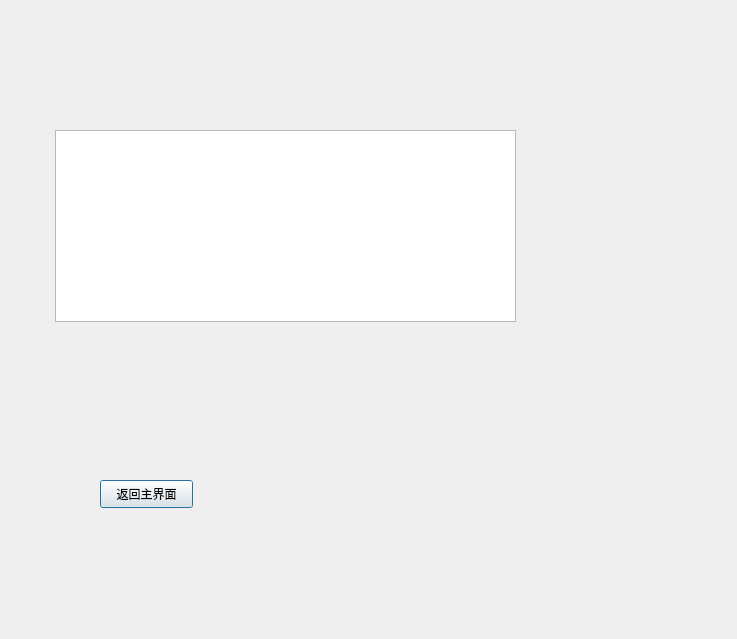
<?xml version="1.0" encoding="UTF-8"?>
<ui version="4.0">
 <class>DeleteEmail</class>
 <widget class="QDialog" name="DeleteEmail">
  <property name="geometry">
   <rect>
    <x>0</x>
    <y>0</y>
    <width>737</width>
    <height>639</height>
   </rect>
  </property>
  <property name="windowTitle">
   <string>Dialog</string>
  </property>
  <widget class="QTableView" name="tableView">
   <property name="geometry">
    <rect>
     <x>55</x>
     <y>130</y>
     <width>461</width>
     <height>192</height>
    </rect>
   </property>
  </widget>
  <widget class="QPushButton" name="buttonReturn">
   <property name="geometry">
    <rect>
     <x>100</x>
     <y>480</y>
     <width>93</width>
     <height>28</height>
    </rect>
   </property>
   <property name="text">
    <string>返回主界面</string>
   </property>
  </widget>
 </widget>
 <resources/>
 <connections/>
</ui>
